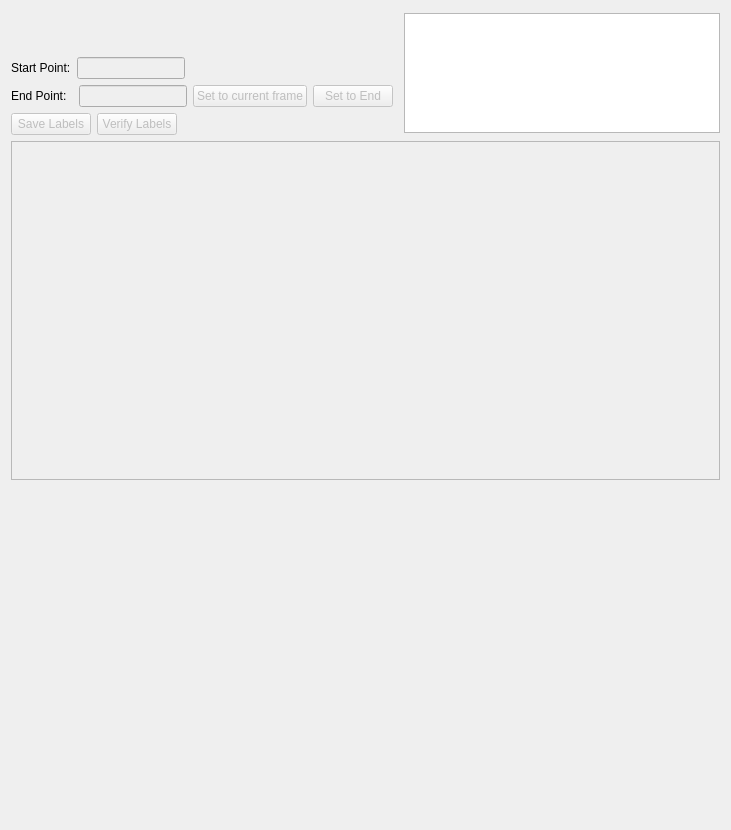
<?xml version="1.0" encoding="UTF-8"?>
<ui version="4.0">
 <class>ManualAnnotationMode</class>
 <widget class="QWidget" name="ManualAnnotationMode">
  <property name="geometry">
   <rect>
    <x>0</x>
    <y>0</y>
    <width>731</width>
    <height>830</height>
   </rect>
  </property>
  <property name="windowTitle">
   <string>Manual Annotation Mode</string>
  </property>
  <layout class="QVBoxLayout" name="verticalLayout">
   <item>
    <layout class="QGridLayout" name="gridLayout">
     <item row="0" column="0">
      <spacer name="verticalSpacer_3">
       <property name="orientation">
        <enum>Qt::Vertical</enum>
       </property>
       <property name="sizeType">
        <enum>QSizePolicy::Minimum</enum>
       </property>
       <property name="sizeHint" stdset="0">
        <size>
         <width>20</width>
         <height>40</height>
        </size>
       </property>
      </spacer>
     </item>
     <item row="1" column="0">
      <layout class="QHBoxLayout" name="horizontalLayout_4">
       <item>
        <widget class="QLabel" name="startPointLabel">
         <property name="sizePolicy">
          <sizepolicy hsizetype="Fixed" vsizetype="Preferred">
           <horstretch>0</horstretch>
           <verstretch>0</verstretch>
          </sizepolicy>
         </property>
         <property name="text">
          <string>Start Point:</string>
         </property>
        </widget>
       </item>
       <item>
        <widget class="QLineEdit" name="startLineEdit">
         <property name="enabled">
          <bool>false</bool>
         </property>
         <property name="sizePolicy">
          <sizepolicy hsizetype="Fixed" vsizetype="Fixed">
           <horstretch>0</horstretch>
           <verstretch>0</verstretch>
          </sizepolicy>
         </property>
        </widget>
       </item>
       <item>
        <spacer name="horizontalSpacer_3">
         <property name="orientation">
          <enum>Qt::Horizontal</enum>
         </property>
         <property name="sizeType">
          <enum>QSizePolicy::MinimumExpanding</enum>
         </property>
         <property name="sizeHint" stdset="0">
          <size>
           <width>40</width>
           <height>20</height>
          </size>
         </property>
        </spacer>
       </item>
      </layout>
     </item>
     <item row="3" column="0">
      <layout class="QHBoxLayout" name="horizontalLayout_6">
       <item>
        <widget class="QPushButton" name="saveLabelsButton">
         <property name="enabled">
          <bool>false</bool>
         </property>
         <property name="sizePolicy">
          <sizepolicy hsizetype="Fixed" vsizetype="Fixed">
           <horstretch>0</horstretch>
           <verstretch>0</verstretch>
          </sizepolicy>
         </property>
         <property name="text">
          <string>Save Labels</string>
         </property>
        </widget>
       </item>
       <item>
        <widget class="QPushButton" name="verifyLabelsButton">
         <property name="enabled">
          <bool>false</bool>
         </property>
         <property name="sizePolicy">
          <sizepolicy hsizetype="Fixed" vsizetype="Fixed">
           <horstretch>0</horstretch>
           <verstretch>0</verstretch>
          </sizepolicy>
         </property>
         <property name="text">
          <string>Verify Labels</string>
         </property>
        </widget>
       </item>
       <item>
        <spacer name="horizontalSpacer_6">
         <property name="orientation">
          <enum>Qt::Horizontal</enum>
         </property>
         <property name="sizeType">
          <enum>QSizePolicy::MinimumExpanding</enum>
         </property>
         <property name="sizeHint" stdset="0">
          <size>
           <width>40</width>
           <height>20</height>
          </size>
         </property>
        </spacer>
       </item>
      </layout>
     </item>
     <item row="2" column="0">
      <layout class="QHBoxLayout" name="horizontalLayout_5">
       <item>
        <widget class="QLabel" name="endPointLabel">
         <property name="sizePolicy">
          <sizepolicy hsizetype="Fixed" vsizetype="Preferred">
           <horstretch>0</horstretch>
           <verstretch>0</verstretch>
          </sizepolicy>
         </property>
         <property name="text">
          <string>End Point:  </string>
         </property>
        </widget>
       </item>
       <item>
        <widget class="QLineEdit" name="endLineEdit">
         <property name="enabled">
          <bool>false</bool>
         </property>
         <property name="sizePolicy">
          <sizepolicy hsizetype="Fixed" vsizetype="Fixed">
           <horstretch>0</horstretch>
           <verstretch>0</verstretch>
          </sizepolicy>
         </property>
        </widget>
       </item>
       <item>
        <widget class="QPushButton" name="setCurrentFrameButton">
         <property name="enabled">
          <bool>false</bool>
         </property>
         <property name="text">
          <string>Set to current frame</string>
         </property>
        </widget>
       </item>
       <item>
        <widget class="QPushButton" name="setToEndButton">
         <property name="enabled">
          <bool>false</bool>
         </property>
         <property name="text">
          <string>Set to End</string>
         </property>
        </widget>
       </item>
       <item>
        <spacer name="horizontalSpacer_4">
         <property name="orientation">
          <enum>Qt::Horizontal</enum>
         </property>
         <property name="sizeType">
          <enum>QSizePolicy::MinimumExpanding</enum>
         </property>
         <property name="sizeHint" stdset="0">
          <size>
           <width>5</width>
           <height>20</height>
          </size>
         </property>
        </spacer>
       </item>
      </layout>
     </item>
     <item row="0" column="1" rowspan="4">
      <widget class="QTextEdit" name="ma_statusWindow">
       <property name="enabled">
        <bool>true</bool>
       </property>
       <property name="sizePolicy">
        <sizepolicy hsizetype="Expanding" vsizetype="Expanding">
         <horstretch>0</horstretch>
         <verstretch>0</verstretch>
        </sizepolicy>
       </property>
       <property name="minimumSize">
        <size>
         <width>0</width>
         <height>120</height>
        </size>
       </property>
       <property name="maximumSize">
        <size>
         <width>16777215</width>
         <height>120</height>
        </size>
       </property>
       <property name="undoRedoEnabled">
        <bool>false</bool>
       </property>
       <property name="readOnly">
        <bool>true</bool>
       </property>
       <property name="acceptRichText">
        <bool>true</bool>
       </property>
       <property name="textInteractionFlags">
        <set>Qt::NoTextInteraction</set>
       </property>
      </widget>
     </item>
    </layout>
   </item>
   <item>
    <widget class="PlotWidget" name="classGraph">
     <property name="enabled">
      <bool>false</bool>
     </property>
     <property name="minimumSize">
      <size>
       <width>600</width>
       <height>80</height>
      </size>
     </property>
     <property name="maximumSize">
      <size>
       <width>16777215</width>
       <height>16777215</height>
      </size>
     </property>
    </widget>
   </item>
   <item>
    <spacer name="verticalSpacer">
     <property name="orientation">
      <enum>Qt::Vertical</enum>
     </property>
     <property name="sizeHint" stdset="0">
      <size>
       <width>20</width>
       <height>40</height>
      </size>
     </property>
    </spacer>
   </item>
  </layout>
 </widget>
 <customwidgets>
  <customwidget>
   <class>PlotWidget</class>
   <extends>QGraphicsView</extends>
   <header>pyqtgraph</header>
   <slots>
    <slot>changeGraph()</slot>
   </slots>
  </customwidget>
 </customwidgets>
 <resources/>
 <connections/>
</ui>
